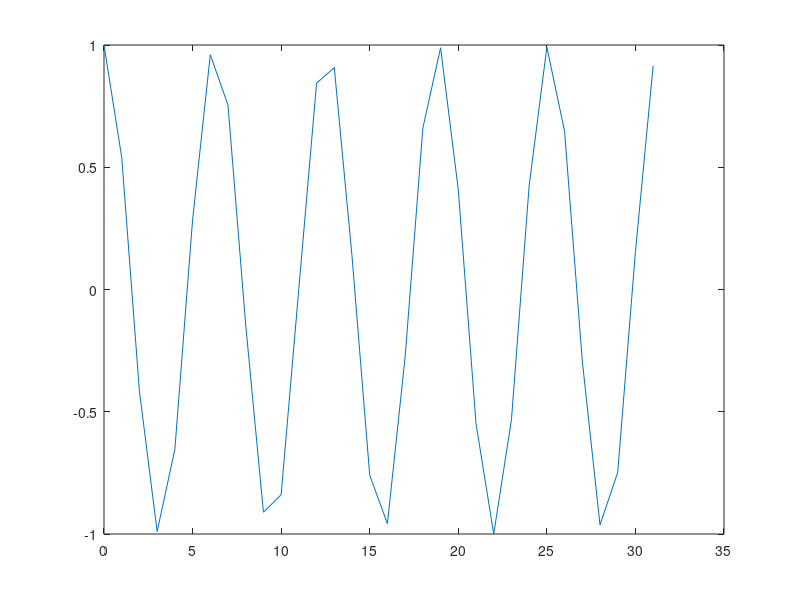

Here is the MATLAB script that generated this plot: (Note: this script raises an error after producing the figure.)
close all; clc; clear;

% Sampling time and freq
T_s = 1;
f_s = 1/T_s;

% Number of samples and range
N = 32;
n = 0:1:N-1;

% Angular freq
w_1 = 1;

% Signal
y = cos(n*w_1);

figure;
plot(n,y)

% DTFT
[Y, w] = dtft(y, T_s, N);

figure;
plot(w, abs(Y))

%%
% The reason for the Y looking the way it does is
% because a cut-off in the time domain is a
% convolution with a sinc in the fourier domain
% and the cosine is represented by precisely
% two dirac impulses.
